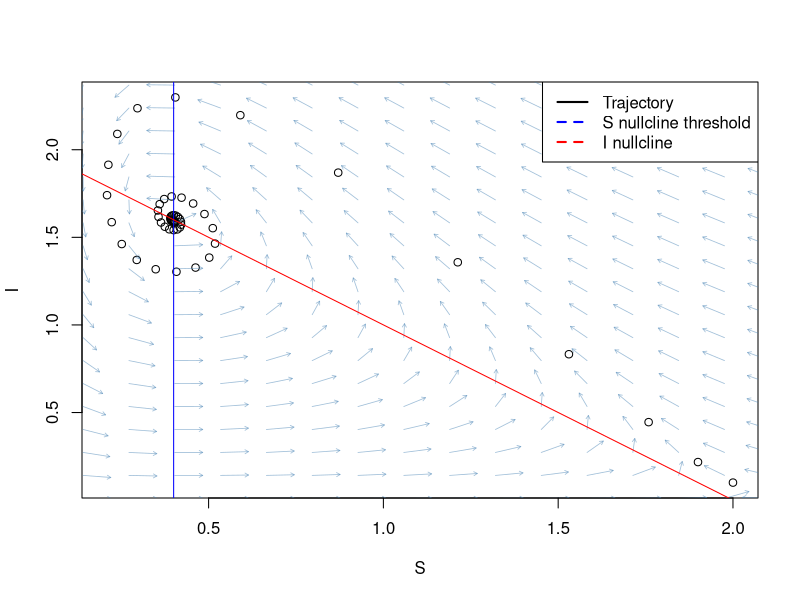

Here is the R script that generated this plot:
## ---- chunk 1
knitr::opts_chunk$set(echo = TRUE)
## ---- chunk 2
if(!require("deSolve")) install.packages("deSolve")
library("deSolve")
## ---- chunk 3
SIR_model <- function(time, state, params){
  S <- state["S"] # susceptible population
  I <- state["I"] # infected population
  alpha <- params["alpha"] # rate at which infected host leaves this class (dies or recovers)
  beta <- params["beta"] # rate at which susceptible becomes infected (increase of infected pop)
  K <- params["K"] # carrying capacity, max pop size of a specific population, given by r/alpha, intrinsic growth rate divided by the coeff of intraspecific competition"
  r <- params["r"] # intrinsic growth rate of the population
  
  dS <- (r * (1 - (S/K))) * S - (beta * S * I)
  dI <- (beta * S * I) - (alpha * I)
  
  return(list(c(dS, dI)))
}
## ---- chunk 4
state <- c(S=2, I=0.1)
params <- c(
  alpha=0.2,
  beta=0.5,
  K=2,
  r=1
)

time <- seq(0, 50, by = 1)
out <- ode(
  state,
  time,
  SIR_model,
  params
)
epid_thresh <- params["alpha"] / params["beta"]  # = 0.4
# --- Vector field grid ---
S_seq <- seq(0.01, 2.5, length.out = 20)
I_seq <- seq(0.01, 2.5, length.out = 20)
grid  <- expand.grid(S = S_seq, I = I_seq)

# Compute derivatives at each grid point
dS_vec <- numeric(nrow(grid))
dI_vec <- numeric(nrow(grid))
for(k in seq_len(nrow(grid))){  
  state_k <- c(S = grid$S[k], I = grid$I[k])  
  derivs <- SIR_model(0, state_k, params)[[1]]  
  dS_vec[k] <- derivs[1]  
  dI_vec[k] <- derivs[2]
  }
# Normalize arrow lengths for readability
magnitude <- sqrt(dS_vec^2 + dI_vec^2)
scale <- 0.08  # adjust this to make arrows longer/shorter
dS_norm <- scale * dS_vec / magnitude
dI_norm <- scale * dI_vec / magnitude
df.out <- as.data.frame(out)

plot(
  df.out$I~df.out$S,
  xlab="S",
  ylab="I",
  #xlim=c(0, 1.5),
  #ylim=c(0,5)
  )

arrows(  
  x0 = grid$S,  
  y0 = grid$I,
  x1 = grid$S + dS_norm,
  y1 = grid$I + dI_norm,  
  length = 0.04, # arrowhead size 
  col = adjustcolor("steelblue", alpha.f = 0.5),  
  lwd = 0.8
  )
abline(v = epid_thresh, col = "blue")
abline(a = 1/0.5, b = (-1/(2*0.5)), col = "red")
legend(
  "topright",  
  legend = c("Trajectory", "S nullcline threshold", "I nullcline"),
  col = c("black", "blue", "red"),
  lty = c(1, 2, 2),
  lwd    = 2
  )
